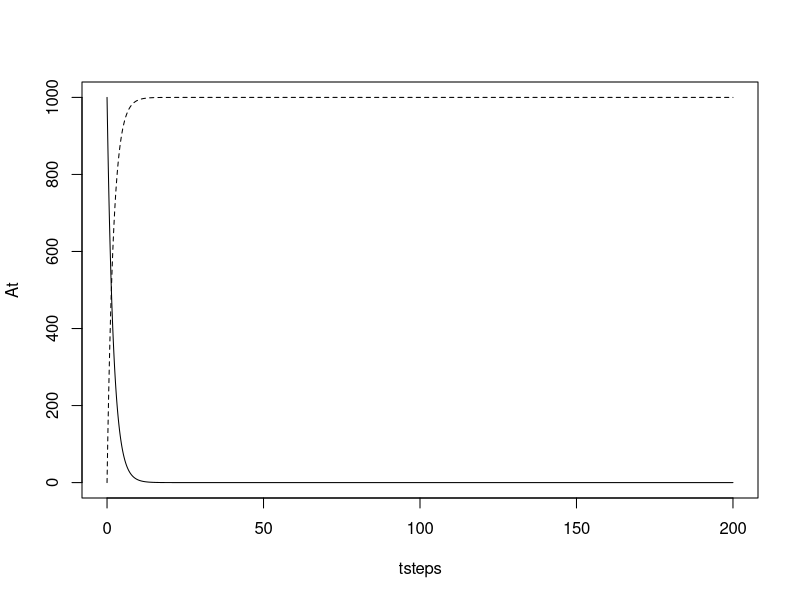
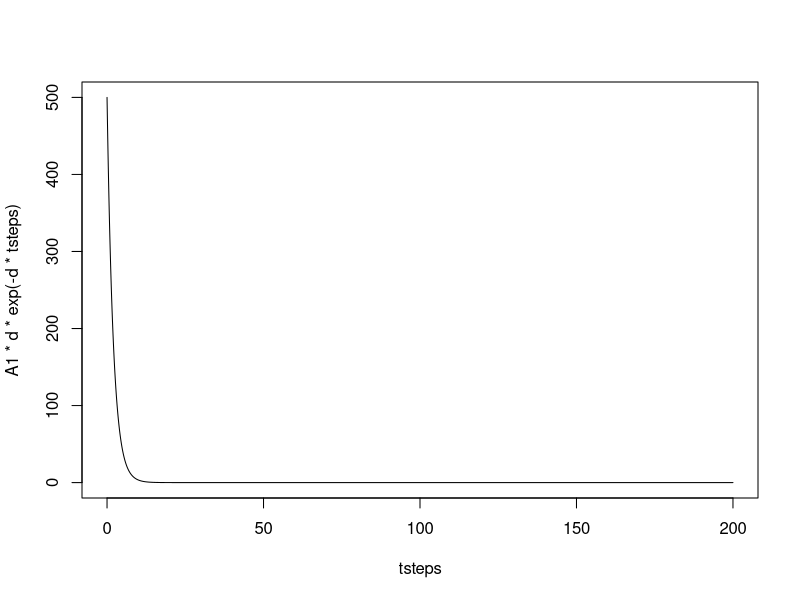
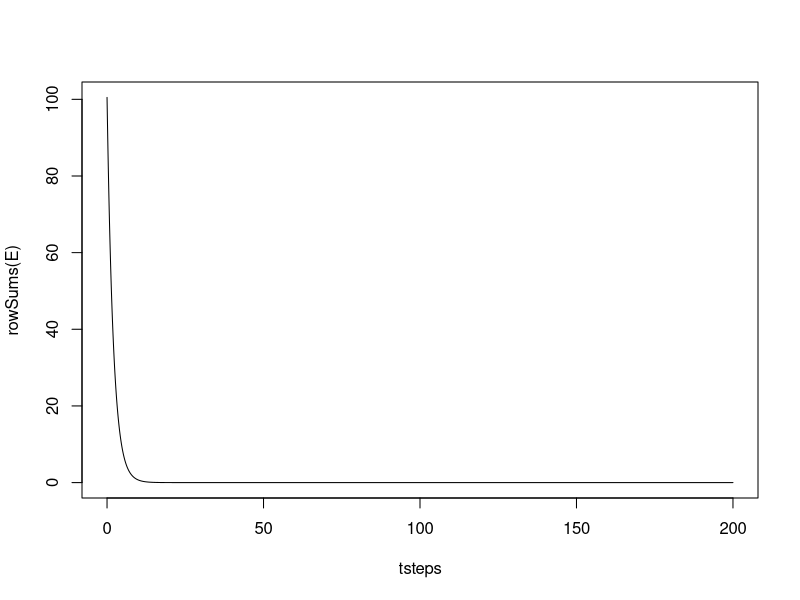
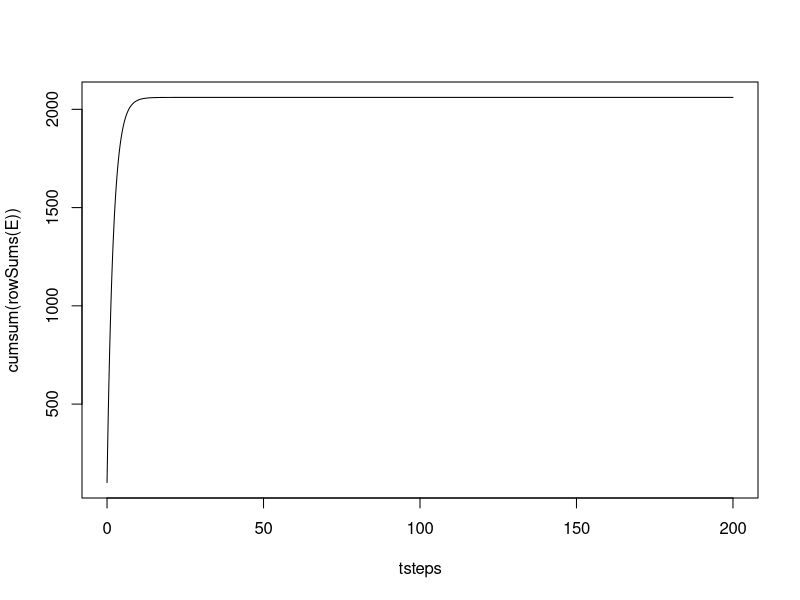
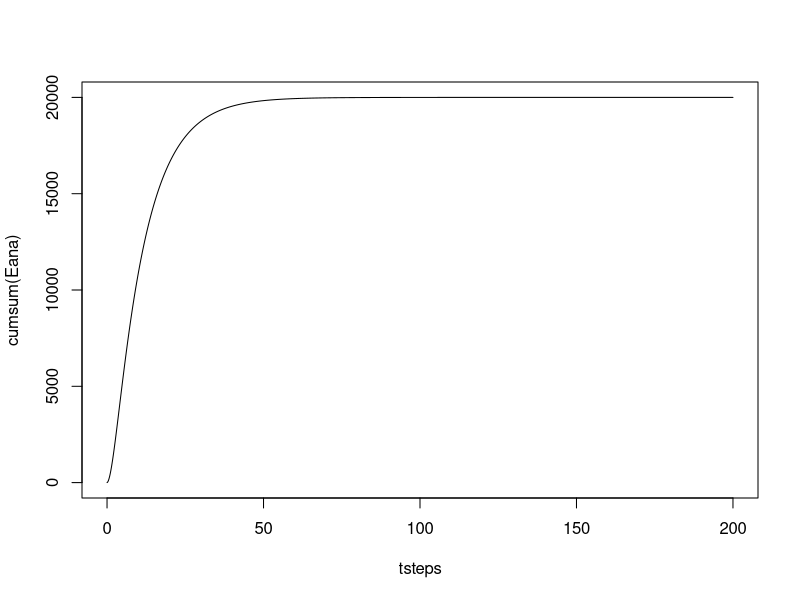
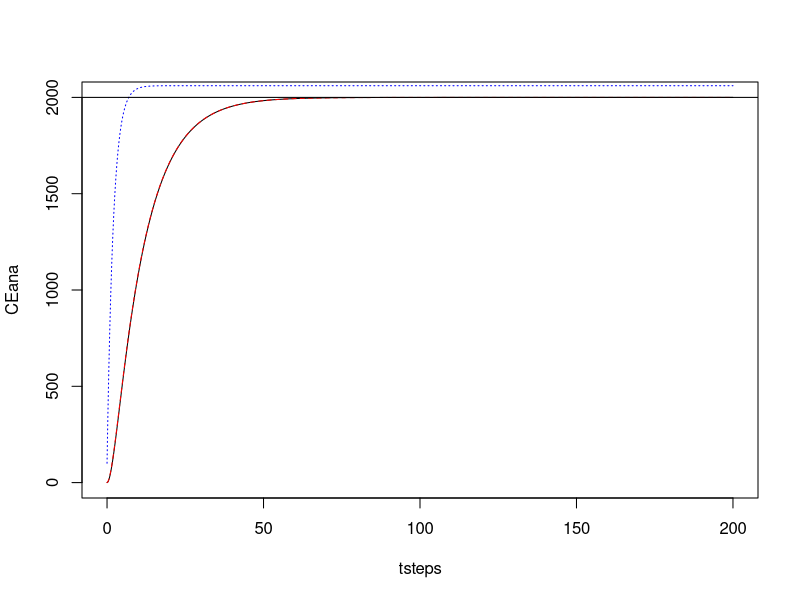
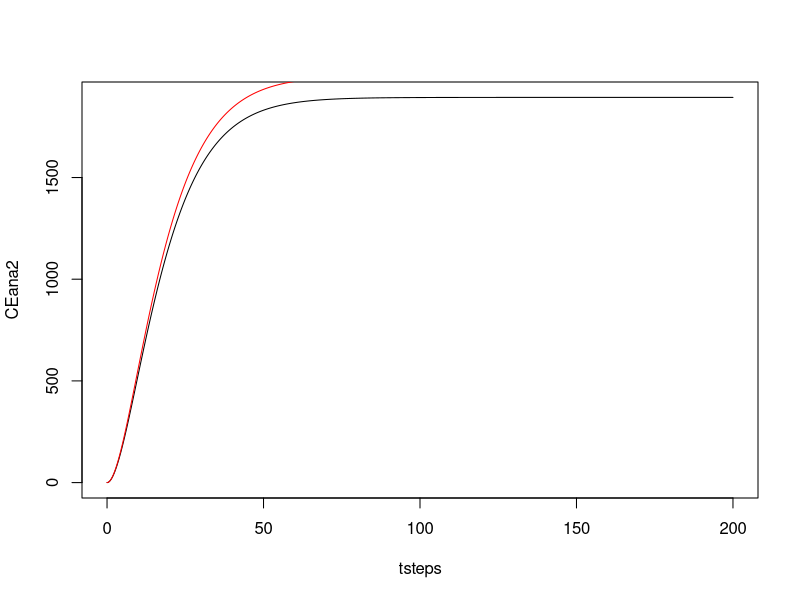

Source code (R) for these figures, in order:
#Steps to solve the emission equation. 
# CJ Brown 24 09 2018 

#Need to add degradation. 

#
# Areal loss 
#

byx <- 0.1
d <- 0.5 #def rate (positive value for loss rate)
tsteps <- seq(0, 200, by = byx) #time steps
A1 <- 1000 #initial area 
At = A1 *exp(tsteps * -d) #Area of mangroves
Dt = A1*(1-exp(tsteps*-d)) #Area deforested 

plot(tsteps, At, type = 'l')
lines(tsteps, Dt, type = 'l', lty = 2)

#dD/dt = A1*d*exp(-d*t) #eqn 1
plot(tsteps, A1 * d * exp(-d*tsteps), type = 'l')

#
# Emissions 
#

#Emissions from mangroves deforested at year y at a point in time, t: 
# z[y] = dD/dt
# E[y, t] = z[y] * C * r*exp(-(t-y)*r) - eqn 2
#(t-y) because it is years since harvesting 
# So emission for all mangroves in year t: 
#E[t] = integral_{0-y} z[y] * C * r*exp(-(t-y)*r) - eqn 2
#E[t] = integral_{0-y} A1*d*exp(-d*y) * C * r*exp(-(t-y)*r)

nsteps <- length(tsteps)

C <- 2 #co2/ha
r <- 0.1 # rate of emissions 

#rows are years, columns are ages within a year
E <- matrix(0, nrow = nsteps, ncol = nsteps)
for (t in 1:nsteps){
  z <- A1 * d *byx* exp(-d*tsteps[t])
  for (y in 0:(nsteps-t)){
    E[t,y] <- z *C*r*byx*exp(-tsteps[y]*r)
  }
}

plot(tsteps, rowSums(E), type = 'l')
plot(tsteps, cumsum(rowSums(E)), type = 'l')
max(cumsum(rowSums(E)))
C*A1
#should = C*A1
#something is wrong here with my numerical integration above, need to account for step size? 

#
#integrates too: dE[t]= (A1 * C * d * r * (exp(Y*r) - exp(Y*d))*exp(-r*t - Y*d)) / (r - d)
Eana <- (A1 * C * d * r * (exp(tsteps*r) - exp(tsteps*d))*exp(-r*tsteps - tsteps*d)) / (r - d)
plot(tsteps, cumsum(Eana), type = 'l')
max(cumsum(Eana))*byx # should = approx C*A1

#
# Now set Y = t and integrate over t 
#sum(E[t])=integrate{0-T} (A1 * C * d * r * (exp(t*r) - exp(t*d))*exp(-r*t - t*d)) / (r - d)
#

# A1 * C - ((exp(-T*r) * (A1*C*r*exp(T*r) - A1 * c*d*exp(T*d)))/ (exp(T * d)*r - d*exp(T*d)))
CEana <- A1 * C - ((exp(-tsteps*r) * (A1*C*r*exp(tsteps*r) - A1 * C*d*exp(tsteps*d)))/ (exp(tsteps * d)*r - d*exp(tsteps*d)))

plot(tsteps, CEana, type = 'l') #correct 
lines(tsteps, cumsum(Eana)*byx, lty = 2, col = "red") #correct 
lines(tsteps,cumsum(rowSums(E)), lty = 3, col = 'blue') #overestimating emission rate
abline(h = A1*C)


#
# Compare to old version equation 
#
runmod <- function(t, A0, d, g, rd, rg, Cd, Cg){
  
  deftot <- (A0 * Cd * (exp(d) - 1) * 
               (-rd * exp(g*t + d*t) + (g+d)*exp(rd*t) + rd - g - d))/
    ((g+d) * (rd - g - d))
  
  degtot <- (A0 * Cg * (exp(g) - 1) * 
               (-rg * exp(g*t + d*t) + (g+d)*exp(rg*t) + rg - g - d))/
    ((g+d) * (rg - g - d))
  
  outnum <- pmax(degtot + deftot, 0)
  outnum[is.nan(outnum)] <-0 
  return(outnum)
} 

d <- 0.11
g <- 0
CEana1 <- A1 * C - ((exp(-tsteps*r) * (A1*C*r*exp(tsteps*r) - 
                                         A1 * C*d*exp(tsteps*d)))/
                      (exp(tsteps * d)*r - d*exp(tsteps*d)))
CEana2 <- runmod(tsteps, A1, -d, -g, -r, -r, C,C)

plot(tsteps, CEana2,type = 'l')
lines(tsteps, CEana1, col = "red")


#
# Deforestation and degradation TODO 
#


# Areal loss 

#dD/dt = A1*d*exp(-d*t) #eqn 1

# Emissions 

#Emissions from mangroves deforested at year y at a point in time, t: 
# z[y] = dD/dt
# E[y, t] = z[y] * C * r*exp(-(t-y)*r) - eqn 2
#(t-y) because it is years since harvesting 
# So emission for all mangroves in year t: 
#E[t] = integral_{0-y} z[y] * C * r*exp(-(t-y)*r) - eqn 2
#E[t] = integral_{0-y} A1*d*exp(-d*y) * C * r*exp(-(t-y)*r)

#integrates too: dE[t]= (A1 * C * d * r * (exp(Y*r) - exp(Y*d))*exp(-r*t - Y*d)) / (r - d)

# Now set Y = t and integrate over t 
#sum(E[t])=integrate{0-T} (A1 * C * d * r * (exp(t*r) - exp(t*d))*exp(-r*t - t*d)) / (r - d)

# A1 * C - ((exp(-T*r) * (A1*C*r*exp(T*r) - A1 * c*d*exp(T*d)))/ (exp(T * d)*r - d*exp(T*d)))

